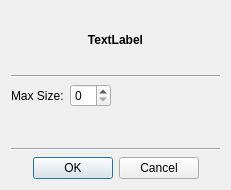
<?xml version="1.0" encoding="UTF-8"?>
<ui version="4.0">
 <class>PainterParametersNdDialog</class>
 <widget class="QDialog" name="PainterParametersNdDialog">
  <property name="geometry">
   <rect>
    <x>0</x>
    <y>0</y>
    <width>231</width>
    <height>190</height>
   </rect>
  </property>
  <property name="windowTitle">
   <string>Dialog</string>
  </property>
  <layout class="QVBoxLayout" name="verticalLayout">
   <item>
    <widget class="QLabel" name="label_space">
     <property name="font">
      <font>
       <bold>true</bold>
      </font>
     </property>
     <property name="text">
      <string>TextLabel</string>
     </property>
     <property name="alignment">
      <set>Qt::AlignCenter</set>
     </property>
    </widget>
   </item>
   <item>
    <widget class="Line" name="line_3">
     <property name="orientation">
      <enum>Qt::Horizontal</enum>
     </property>
    </widget>
   </item>
   <item>
    <layout class="QHBoxLayout" name="horizontalLayout_2">
     <item>
      <layout class="QFormLayout" name="formLayout">
       <item row="0" column="0">
        <widget class="QLabel" name="label_2">
         <property name="text">
          <string>Max Size:</string>
         </property>
        </widget>
       </item>
       <item row="0" column="1">
        <widget class="QSpinBox" name="spin_box_max_size"/>
       </item>
      </layout>
     </item>
     <item>
      <spacer name="horizontalSpacer">
       <property name="orientation">
        <enum>Qt::Horizontal</enum>
       </property>
       <property name="sizeHint" stdset="0">
        <size>
         <width>40</width>
         <height>20</height>
        </size>
       </property>
      </spacer>
     </item>
    </layout>
   </item>
   <item>
    <widget class="Line" name="line_2">
     <property name="orientation">
      <enum>Qt::Horizontal</enum>
     </property>
    </widget>
   </item>
   <item>
    <layout class="QVBoxLayout" name="vertical_layout_parameters"/>
   </item>
   <item>
    <widget class="QDialogButtonBox" name="buttonBox">
     <property name="orientation">
      <enum>Qt::Horizontal</enum>
     </property>
     <property name="standardButtons">
      <set>QDialogButtonBox::Cancel|QDialogButtonBox::Ok</set>
     </property>
     <property name="centerButtons">
      <bool>true</bool>
     </property>
    </widget>
   </item>
  </layout>
 </widget>
 <resources/>
 <connections>
  <connection>
   <sender>buttonBox</sender>
   <signal>accepted()</signal>
   <receiver>PainterParametersNdDialog</receiver>
   <slot>accept()</slot>
   <hints>
    <hint type="sourcelabel">
     <x>248</x>
     <y>254</y>
    </hint>
    <hint type="destinationlabel">
     <x>157</x>
     <y>274</y>
    </hint>
   </hints>
  </connection>
  <connection>
   <sender>buttonBox</sender>
   <signal>rejected()</signal>
   <receiver>PainterParametersNdDialog</receiver>
   <slot>reject()</slot>
   <hints>
    <hint type="sourcelabel">
     <x>316</x>
     <y>260</y>
    </hint>
    <hint type="destinationlabel">
     <x>286</x>
     <y>274</y>
    </hint>
   </hints>
  </connection>
 </connections>
</ui>
